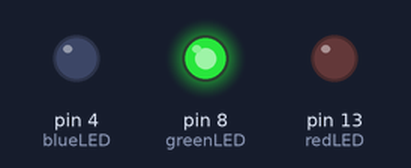
Bench run of a sketch on a simulated Arduino Uno, built with avr-gcc and run on an emulated ATmega328P. On the bench: output pins drawn as LEDs (lit = HIGH).

Above: at 1.2 s.
At 26.5 s:
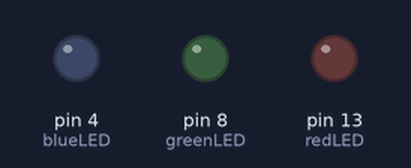
At 41.05 s:
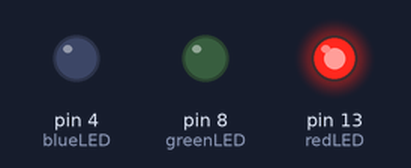
At 52.5 s:
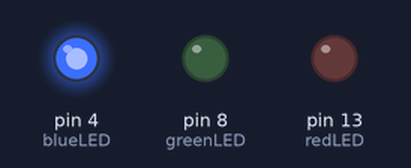
Timing chart, 0 to 53.3 s (numbered marks = the images above):
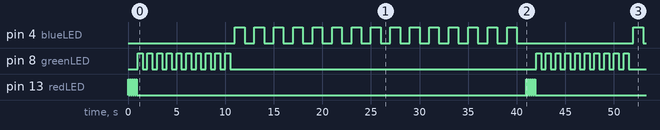

Measured:
- by itself, pin 4 (blueLED): repeats every 41.0 s: HIGH 1.0 s, LOW 12.0 s, 14 × (HIGH 1.0 s, LOW 1.0 s)
- by itself, pin 8 (greenLED): repeats every 41.0 s: 9 × (LOW 0.50 s, HIGH 0.50 s), LOW 31.5 s, HIGH 0.50 s
- by itself, pin 13 (redLED): repeats every 41.0 s: 4 × (LOW 0.10 s, HIGH 0.10 s), LOW 40.1 s, HIGH 0.10 s

The sketch:

Tutorial_4_2_Morse_Code.ino
```cpp
//Arduino Variables - Morse Code
int redLED = 13;
int greenLED = 8;
int blueLED = 4;
int red_blink = 100;
int green_blink = 500;
int blue_blink = 1000;

float pi = 3.14;
String myName = "Vy Vo";

void setup() {
  // put your setup code here, to run once:
  pinMode(redLED, OUTPUT);
  pinMode(greenLED, OUTPUT);
  pinMode(blueLED, OUTPUT);
}

void loop() {
  // put your main code here, to run repeatedly:

  //S.O.S blinks
  //S blinks
  for (int i = 0; i < 5; i++) {
    digitalWrite(redLED, HIGH);
    delay(red_blink);
    digitalWrite(redLED, LOW);
    delay(red_blink);
  }

  //O blinks
  for (int i = 0; i < 10; i++) {
    digitalWrite(greenLED, HIGH);
    delay(green_blink);
    digitalWrite(greenLED, LOW);
    delay(green_blink);
  }

  //S blinks
  for (int i = 0; i < 15; i++) {
    digitalWrite(blueLED, HIGH);
    delay(blue_blink);
    digitalWrite(blueLED, LOW);
    delay(blue_blink);
  }
}
```
